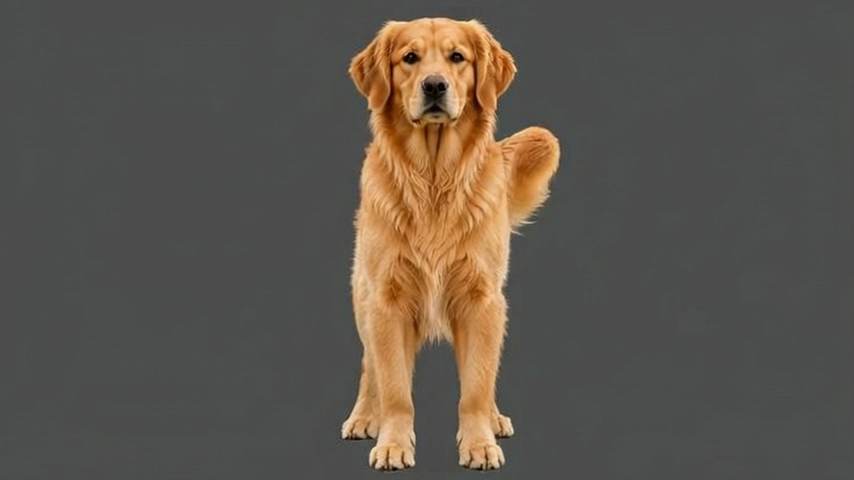
#> input picture jida@gmail.com_a7818713-3650-4a60-afdc-e5ea2462fb6d_return_home_first_frame.png, 854 x 480 px
$ python -i build_fill_canvas.py   (imports and definitions only)
#> lines starting #> are read from the running program, lines starting #| are printed output that depends on the picture; after the words box and inside, x2 and y2 are one past the last pixel; in counts of white or black regions, pixels touching at a corner belong together
"""
FLUX Fill 용 캔버스/마스크 오프라인 생성기 — fal 을 호출하지 않는다.

입력  : 머리(또는 상반신)만 있는 누끼 RGBA PNG
출력  : canvas.png, mask.png, overlay_preview.png, preserve_region_preview.png

마스크 극성 (fal 예제 mask_knight.jpeg 로 실측 확인):
    WHITE(255) = 생성할 영역
    BLACK(0)   = 보존할 영역

설계:
  - 원본 종횡비를 유지한 채 머리를 캔버스 상단 약 25~30% 에 배치
  - 중성 회색 배경 위에 flatten (FLUX Fill 은 알파를 쓰지 않는다)
  - 보존 영역 = alpha>=ALPHA_CORE 를 ERODE_PX 만큼 침식한 코어
      → 반투명 털 프린지는 생성 영역으로 넘겨 후광(halo)을 피한다
  - 보존 영역 하단에서 BLEND_BAND_PX 만큼을 생성 영역으로 되돌려
    생성된 몸통이 기존 가슴/목과 자연스럽게 이어지게 한다

사용:
    python scripts/build_fill_canvas.py --cutout <path> --out outputs/fill_test
"""

from __future__ import annotations

import argparse
import os
from pathlib import Path

import numpy as np
from PIL import Image, ImageFilter

try:
    import cv2
except ImportError:  # pragma: no cover
    cv2 = None

CANVAS_W, CANVAS_H = 768, 1024
BG_GREY = (180, 180, 180)
HEAD_HEIGHT_FRAC = 0.27      # 캔버스 높이 대비 머리 높이 (25~30% 범위)
TOP_MARGIN_FRAC = 0.04
ALPHA_CORE = 200             # ViTMatte 매트가 매우 soft — 255 는 0.04%뿐이라 200 을 코어로 본다
ERODE_PX = 1                 # 반투명 프린지만 살짝 밀어낸다 (귀 윤곽 보존)
BLEND_BAND_PX = 20           # 목/가슴 전환부 블렌딩 밴드 (20~25px 범위의 하단)
BAND_ZONE_FRAC = 0.20        # 밴드는 보존 bbox 하단 20% 구간에서만 적용 (볼/귀로 안 올라오게)


def build(cutout_path: str, out_dir: str) -> dict:
#> called with out_dir = 'out.png'
    out = Path(out_dir)
    out.mkdir(parents=True, exist_ok=True)

    src = Image.open(cutout_path).convert("RGBA")
    a = np.array(src)[:, :, 3]
#> a: shape (480, 854); every value is 255
    ys, xs = np.where(a > 16)
    if len(xs) == 0:
        raise SystemExit("누끼에 보이는 픽셀이 없습니다.")
    x0, x1, y0, y1 = int(xs.min()), int(xs.max()), int(ys.min()), int(ys.max())
#> x0 = 0; x1 = 853; y0 = 0; y1 = 479
    bw, bh = x1 - x0 + 1, y1 - y0 + 1
#> bw = 854; bh = 480

    # 1) 종횡비 유지 스케일 + 배치
    target_h = int(round(CANVAS_H * HEAD_HEIGHT_FRAC))
    scale = target_h / bh
#> scale = 0.575
    nw, nh = int(round(bw * scale)), int(round(bh * scale))
#> nw = 491; nh = 276
    px = (CANVAS_W - nw) // 2
#> px = 138
    py = int(round(CANVAS_H * TOP_MARGIN_FRAC))

    crop = src.crop((x0, y0, x1 + 1, y1 + 1)).resize((nw, nh), Image.Resampling.LANCZOS)

    # 2) 캔버스: 중성 회색 위에 flatten (FLUX Fill 은 알파를 무시한다)
    canvas = Image.new("RGBA", (CANVAS_W, CANVAS_H), (*BG_GREY, 255))
    canvas.alpha_composite(crop, (px, py))
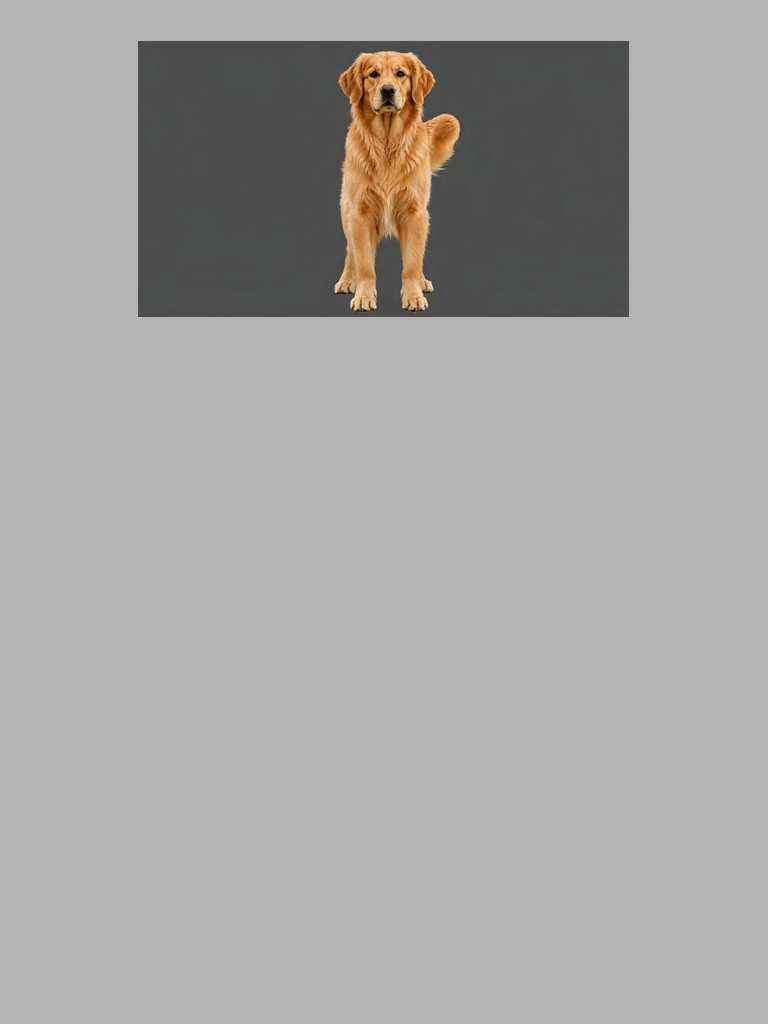
#> canvas: PIL image 768x1024 RGBA; mean R, G, B, A 165, 163.8, 162.2, 255
    canvas_rgb = canvas.convert("RGB")
    canvas_rgb.save(out / "canvas.png")

    # 3) 보존 코어 — 캔버스 좌표계에서 계산
    placed_alpha = np.zeros((CANVAS_H, CANVAS_W), dtype=np.uint8)
    placed_alpha[py : py + nh, px : px + nw] = np.array(crop)[:, :, 3]
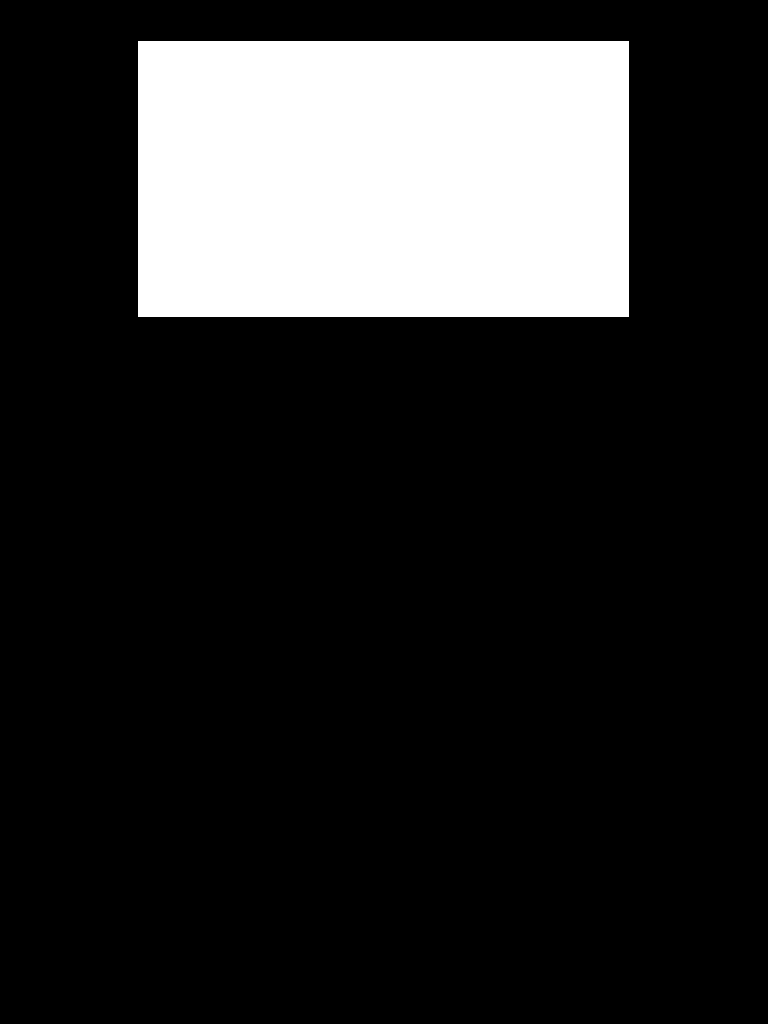
#> placed_alpha: shape (1024, 768); 17.2% white; 1 white region, box (x1, y1, x2, y2) and area: (138, 41, 629, 317) 135516

    core = (placed_alpha >= ALPHA_CORE).astype(np.uint8)
    if cv2 is not None and ERODE_PX > 0:
        k = np.ones((ERODE_PX * 2 + 1, ERODE_PX * 2 + 1), np.uint8)
        core = cv2.erode(core, k)
#> core: shape (1024, 768); values 0 (black) and 1 (white), 17% white; 1 white region, box (x1, y1, x2, y2) and area: (139, 42, 628, 316) 133986
    core = core.astype(bool)

    # 4) 블렌딩 밴드 — 목/가슴 전환부에만. 보존 bbox 하단 BAND_ZONE_FRAC 구간에
    #    바닥이 있는 열에만 적용해 볼·귀 윤곽까지 타고 올라가지 않게 한다.
    keep = core.copy()
    band = np.zeros_like(keep)
    cys, cxs = np.where(core)
    if len(cys):
        ktop, kbot = int(cys.min()), int(cys.max())
#> ktop = 42; kbot = 315
        kh = kbot - ktop + 1
#> kh = 274
        zone_top = kbot - int(round(kh * BAND_ZONE_FRAC))  # 이 아래에 바닥이 있는 열만
#> zone_top = 260
        for c in np.unique(cxs):
            rows = np.where(core[:, c])[0]
            bottom = int(rows.max())
            if bottom < zone_top:
                continue  # 볼/귀 등 위쪽에서 끝나는 열 — 건드리지 않는다
            lo = max(bottom - BLEND_BAND_PX + 1, int(rows.min()))
            keep[lo : bottom + 1, c] = False
            band[lo : bottom + 1, c] = True
#> band: shape (1024, 768) bool; 1.2% white; 1 white region, box (x1, y1, x2, y2) and area: (139, 296, 628, 316) 9780
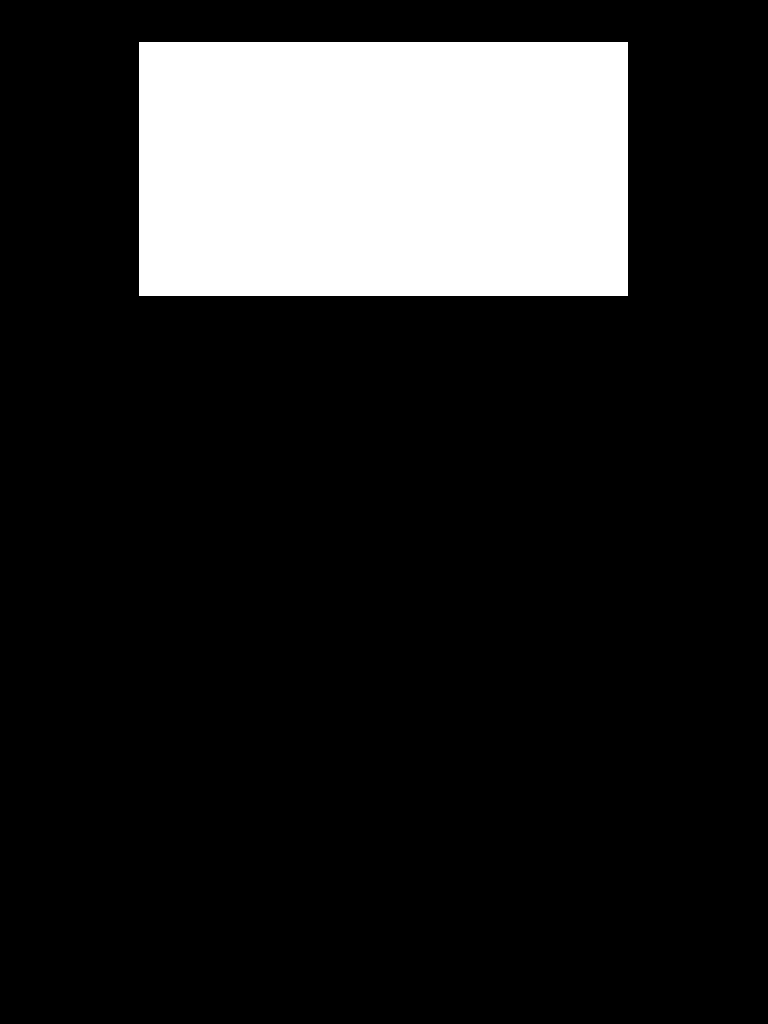
#> keep: shape (1024, 768) bool; 15.8% white; 1 white region, box (x1, y1, x2, y2) and area: (139, 42, 628, 296) 124206

    # 5) 마스크: 흰색=생성, 검정=보존
    mask = np.full((CANVAS_H, CANVAS_W), 255, dtype=np.uint8)
    mask[keep] = 0
    Image.fromarray(mask, "L").save(out / "mask.png")

    # 6) overlay_preview — 생성될 영역을 마젠타로
    ov = np.array(canvas_rgb).copy()
    white = mask == 255
    ov[white] = (0.45 * ov[white] + 0.55 * np.array([255, 0, 255])).astype(np.uint8)
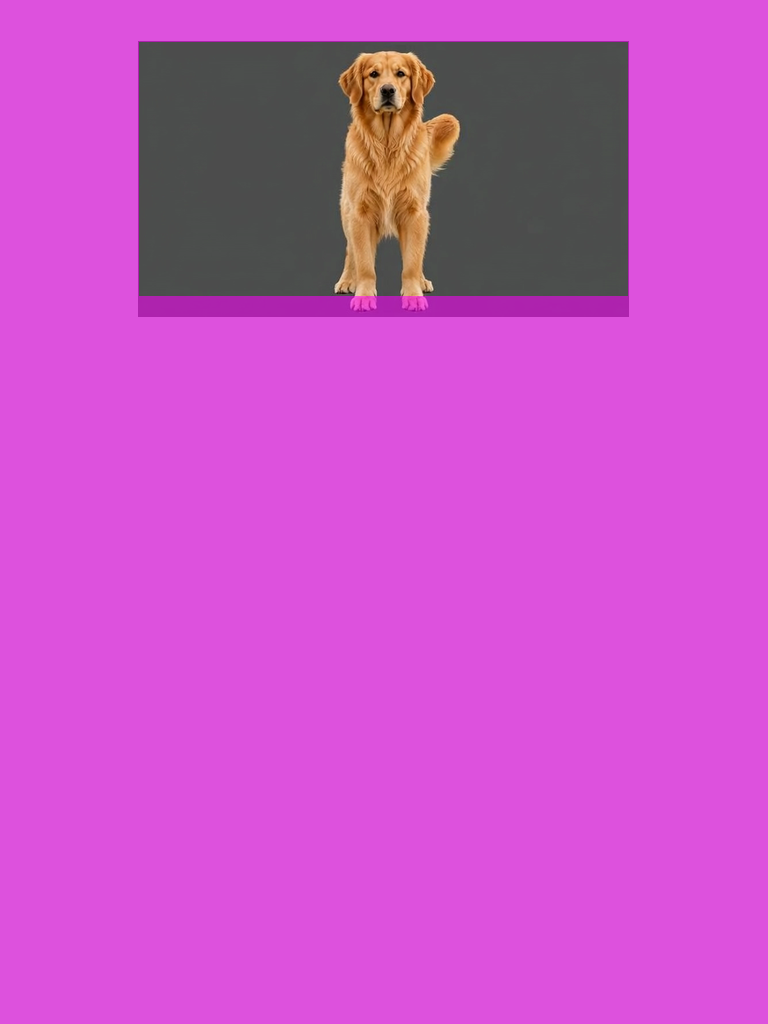
#> ov: shape (1024, 768, 3); mean R, G, B 200.3, 81.2, 197.6
    Image.fromarray(ov, "RGB").save(out / "overlay_preview.png")

    # 7) preserve_region_preview — 보존 픽셀은 원본 그대로, 나머지는 어둡게 + 밴드 표시
    pr = np.array(canvas_rgb).copy()
    pr[~keep] = (pr[~keep] * 0.18).astype(np.uint8)
    pr[band] = (0.5 * pr[band] + 0.5 * np.array([255, 190, 0])).astype(np.uint8)
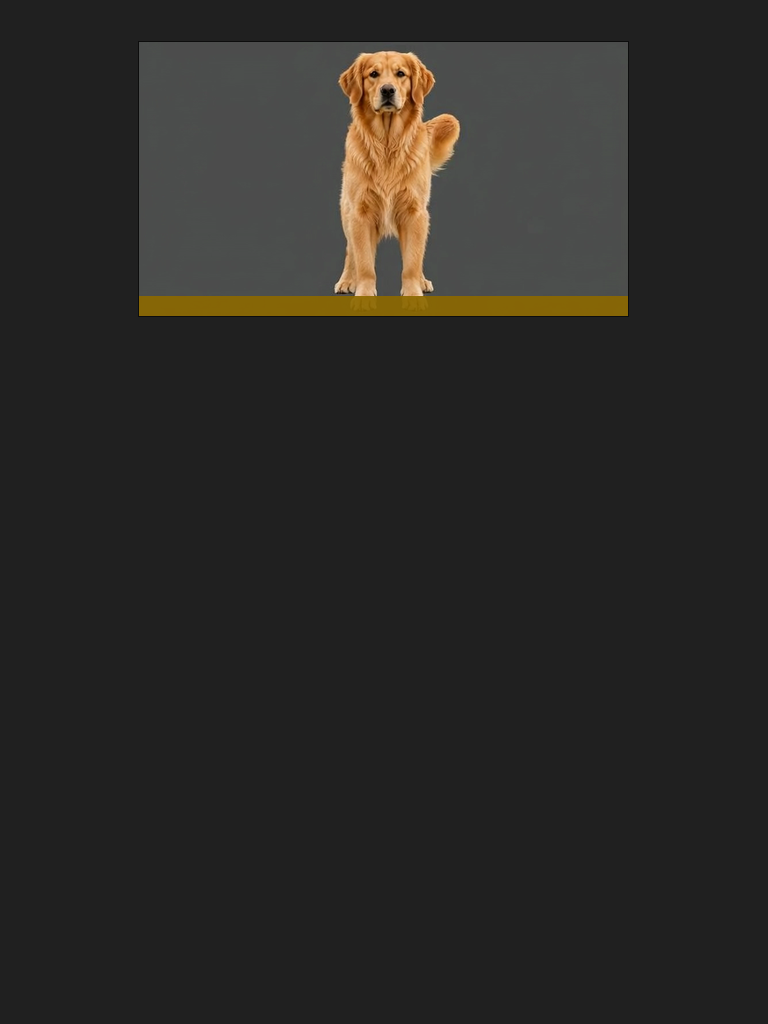
#> pr: shape (1024, 768, 3); mean R, G, B 43, 41.4, 38.7
    Image.fromarray(pr, "RGB").save(out / "preserve_region_preview.png")

    # 8) head_zoom.png — 머리 영역 3배 확대, 보존/생성 대비
    kys, kxs = np.where(keep)
    if len(kys):
        bx0, bx1 = int(kxs.min()), int(kxs.max())
#> bx0 = 139; bx1 = 627
        by0, by1 = int(kys.min()), int(kys.max())
#> by0 = 42; by1 = 295
        box = (max(0, bx0 - 30), max(0, by0 - 30), min(CANVAS_W, bx1 + 30), min(CANVAS_H, by1 + 40))
#> box = (109, 12, 657, 335)
        Z = 3
        left = canvas_rgb.crop(box)
        left = left.resize((left.width * Z, left.height * Z), Image.Resampling.NEAREST)
#> left: PIL image 1644x969 RGB
        gen = np.array(canvas_rgb).copy()
        m = ~keep
        gen[m] = (0.35 * gen[m] + 0.65 * np.array([255, 0, 255])).astype(np.uint8)
        right = Image.fromarray(gen, "RGB").crop(box)
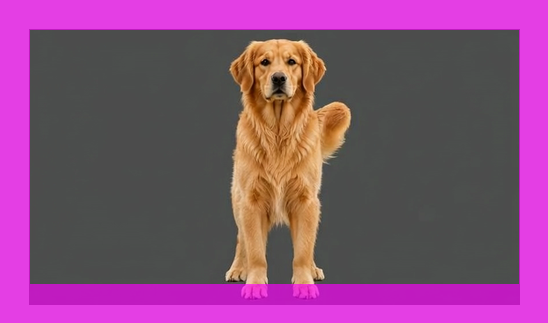
#> right: PIL image 548x323 RGB; mean R, G, B 131.8, 76.8, 119.6
        right = right.resize((right.width * Z, right.height * Z), Image.Resampling.NEAREST)
#> right: PIL image 1644x969 RGB
        zoom = Image.new("RGB", (left.width * 2 + 12, left.height), (15, 15, 17))
        zoom.paste(left, (0, 0))
        zoom.paste(right, (left.width + 12, 0))
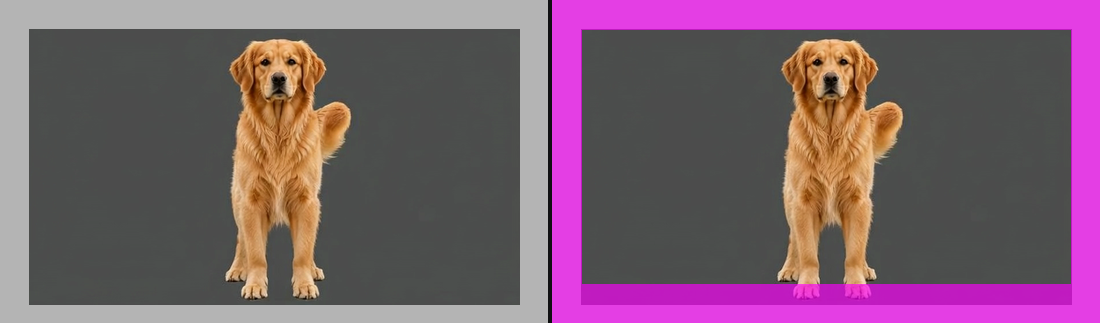
#> zoom: PIL image 3300x969 RGB (shown at 1/3 size); mean R, G, B 122.2, 92.1, 110
        zoom.save(out / "head_zoom.png")

    visible = placed_alpha > 16
    stats = {
        "source": os.path.basename(cutout_path),
        "source_size": src.size,
        "source_bbox": (x0, y0, x1, y1),
        "source_bbox_wh": (bw, bh),
        "scale": round(scale, 4),
        "placed_size": (nw, nh),
        "placed_at": (px, py),
        "head_top_pct": round(py / CANVAS_H * 100, 1),
        "head_bottom_pct": round((py + nh) / CANVAS_H * 100, 1),
        "room_below_px": CANVAS_H - (py + nh),
        "room_below_pct": round((CANVAS_H - (py + nh)) / CANVAS_H * 100, 1),
        "blend_band_px": BLEND_BAND_PX,
        "band_zone_frac": BAND_ZONE_FRAC,
        "blend_band_pct_of_head": round(BLEND_BAND_PX / nh * 100, 1),
        "mask_white_pct": round(white.mean() * 100, 2),
        "mask_black_pct": round((~white).mean() * 100, 2),
        "visible_dog_px_a16": int(visible.sum()),
        "solid_dog_px_a128": int((placed_alpha >= 128).sum()),
        "preserved_px": int(keep.sum()),
        "preserved_pct_of_visible_a16": round(keep.sum() / max(visible.sum(), 1) * 100, 1),
        "preserved_pct_of_solid_a128": round(
            (keep & (placed_alpha >= 128)).sum() / max((placed_alpha >= 128).sum(), 1) * 100, 1
        ),
        "band_px": int(band.sum()),
    }
    return stats


# ---------------------------------------------------------------------------
# 생성 후 재합성 — FLUX 결과 + 원본 보존 코어
# ---------------------------------------------------------------------------

RECOMPOSITE_FEATHER_PX = 2


# [78 lines left out: functions recomposite, main, not called in this run]


# [2 lines not run here, left out]

>>> result = build('../jida@gmail.com_a7818713-3650-4a60-afdc-e5ea2462fb6d_return_home_first_frame.png', 'out.png')
#> result = 22 items
